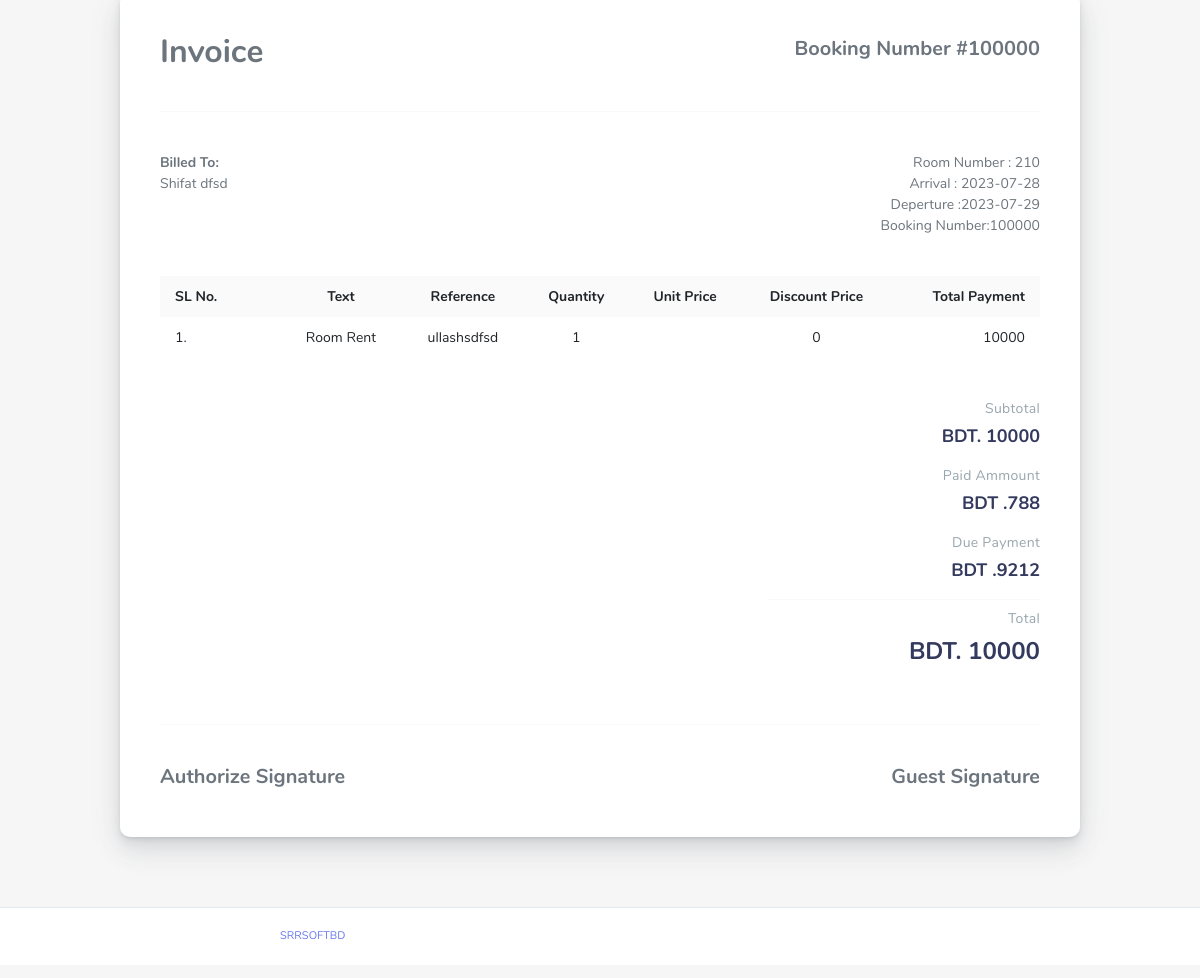
/invoice.php?id=1, run on the app's committed database.
### tables this page shows
CREATE TABLE IF NOT EXISTS `reservation` (
  `id` int(11) NOT NULL AUTO_INCREMENT,
  `contact_number` varchar(999) NOT NULL,
  `guest_name` varchar(999) NOT NULL,
  `ref_by` varchar(999) NOT NULL,
  `identity` varchar(999) NOT NULL,
  `room_number` int(11) NOT NULL,
  `checkin_date` date NOT NULL,
  `checkout_date` date NOT NULL,
  `special_note` longtext NOT NULL,
  `total_price` int(11) DEFAULT NULL,
  `email` varchar(999) DEFAULT NULL,
  `age` float DEFAULT NULL,
  `birth_date` date DEFAULT NULL,
  `profession` varchar(999) DEFAULT NULL,
  `pax` int(11) DEFAULT NULL,
  `permanent_address` longtext DEFAULT NULL,
  `present_address` longtext DEFAULT NULL,
  `nationality` varchar(999) DEFAULT NULL,
  `purpose_of_visit` longtext DEFAULT NULL,
  `gender` varchar(255) DEFAULT NULL,
  `statuss` varchar(255) DEFAULT NULL,
  `advance_payment` int(11) DEFAULT NULL,
  `due_payment` int(11) DEFAULT NULL,
  `discount` int(11) DEFAULT NULL,
  `payment_method_advance` varchar(299) DEFAULT NULL,
  `payment_method_total` varchar(299) DEFAULT NULL,
  `flag` int(11) DEFAULT NULL,
  `hotel_name` varchar(255) DEFAULT NULL,
  `booking_number` varchar(255) DEFAULT NULL,
  `due_clearance` int(11) DEFAULT NULL,
  `due_clearance_method` int(11) DEFAULT NULL,
  `reservation_date` date DEFAULT NULL,
  `extra_charges` int(11) DEFAULT NULL,
  `reservation_by` varchar(255) DEFAULT NULL,
  PRIMARY KEY (`id`)
);

### invoice.php (the view, shortened to what this page needs)
<?php
include 'config.php';
$id=$_GET['id'];
 $sql = "SELECT * FROM reservation where id=$id";
                                    $result = $conn->query($sql);
                                    if ($result->num_rows > 0) {
                                        while ($row = $result->fetch_assoc()) {
                                            $guest_name=$row['guest_name'];
                                            $chckin_date=$row['checkin_date'];
                                            $checkout_date=$row['checkout_date'];
                                            $advance_payment=$row['advance_payment'];
                                            $total_room_ammount=$row['total_price'];
                                            $booking_number=$row['booking_number'];
                                            $room_number=$row['room_number'];
                                            $booking_number=$row['booking_number'];
                                            $reference=$row['ref_by'];
                                            $discount=$row['discount'];
                                        }}
                                        $due=$total_room_ammount-$advance_payment;
                                            $date1 = new DateTime("$chckin_date");
                                                $date2 = new DateTime("$checkout_date");
                                                 $diff= $date1->diff($date2)->format("%d");
                                                $total_restaurent_due=0;
                                                $total_restaurent_bill=0;
                                            $total_due=$total_restaurent_due+$due;
                                            $total_bill=$total_room_ammount+$total_restaurent_bill;
                                                ?>
<!DOCTYPE html>
<html lang="en">
<head>
  <link rel="stylesheet" href="assets/css/app.min.css">
  <link rel="stylesheet" href="assets/css/style.css">
  <link rel="stylesheet" href="assets/css/components.css">
  <link rel="stylesheet" href="assets/css/custom.css">
</head>
<body>
  <div id="app">
    <div class="main-wrapper main-wrapper-1">
      <div class="navbar-bg"></div>
     <div class="invoice-content" style="margin-left:120px;margin-right:120px">
        <section class="section">
          <div class="section-body">
            <div class="invoice">
              <div class="invoice-print">
                <div class="row">
                  <div class="col-lg-12">
                    <div class="invoice-title">
                      <h2> Invoice</h2>
                      <div class="invoice-number">Booking Number #<?php echo $booking_number?></div>
                    </div>
                    <hr>
                    <div class="row">
                      <div class="col-md-6">
                        <address>
                          <strong>Billed To:</strong><br>
                          <?php  echo $guest_name ?><br>
                        </address>
                      </div>
                      <div class="col-md-6 text-right">
                        <address>
                          Room Number  : <?php  echo $room_number ?><br>
                         Arrival       : <?php echo $chckin_date?><br>
                         Deperture     :<?php echo $checkout_date?><br>
                         Booking Number:<?php echo $booking_number?>
                        </address>
                      </div>
                    </div>
                  </div>
                </div>
                <div class="row mt-4">
                  <div class="col-md-12">
                    <div class="table-responsive">
                      <table class="table table-striped table-hover table-md">
                        <tr>
                          <th data-width="120">SL No.</th>
                          <th class="text-center">Text</th>
                          <th class="text-center">Reference</th>
                          <th class="text-center">Quantity</th>
                          <th class="text-center">Unit Price</th>
                          <th class="text-center">Discount Price</th>
                          <th class="text-right">Total Payment</th>
                        </tr>
                        <tr>
                          <td>1.</td>
                          <td class="text-center">Room Rent</td>
                          <td class="text-center"><?php echo $reference?></td>
                          <td class="text-center"><?php echo $diff?></td>
                          <td class="text-center"><?php echo $room_price?></td>
                          <td class="text-center"><?php echo $discount?></td>
                          <td class="text-right"><?php echo $total_room_ammount?></td>
                        </tr>
                      </table>
                    </div>
                    <div class="row mt-4">
                      <div class="col-lg-8">
                      </div>
                      <div class="col-lg-4 text-right">
                        <div class="invoice-detail-item">
                          <div class="invoice-detail-name">Subtotal</div>
                          <div class="invoice-detail-value">BDT. <?php echo $total_bill?></div>
                        </div>
                        <div class="invoice-detail-item">
                          <div class="invoice-detail-name">Paid Ammount</div>
                          <div class="invoice-detail-value">BDT .<?php echo  $advance_payment?></div>
                        </div>
                           <div class="invoice-detail-item">
                          <div class="invoice-detail-name">Due Payment</div>
                          <div class="invoice-detail-value">BDT .<?php echo  $total_due?></div>
                        </div>
                        <hr class="mt-2 mb-2">
                        <div class="invoice-detail-item">
                          <div class="invoice-detail-name">Total</div>
                          <div class="invoice-detail-value invoice-detail-value-lg">BDT. <?php echo $total_bill?></div>
                        </div>
                      </div>
                    </div>
                  </div>
                </div>
              </div>
              <hr>
               <div class="text-md-right">
                <div class="float-lg-left mb-lg-0 mb-3">
                  <h5>Authorize Signature</h5>
                </div>
               <h5>Guest Signature</h5>
              </div>
            </div>
          </div>
        </section>
      </div>
      <footer class="main-footer">
        <div class="footer-left">
          <a href="templateshub.net">SRRSOFTBD</a>
        </div>
      </footer>
    </div>
  </div>
</body>
</html>

### data on the page
reservation: booking_number "100000", guest_name "Shifat dfsd", room_number "210", checkin_date "2023-07-28", checkout_date "2023-07-29", ref_by "ullashsdfsd", diff "1", discount "0", total_price "10000", advance_payment "788", total_due "9212"
